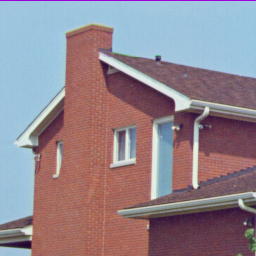
%> input picture LRTC/house256.tiff, 256 x 256 px
$ octave Mytest.m   (GNU Octave 9; MATLAB toolbox functions it lacks are replaced by stand-ins)
%> lines starting %> are read from the running program, lines starting %| are printed output that depends on the picture
### LRTC/SiLRTCTTADMM2.m
%%%%%%%%%%%%%%%%%%%%%%%%%%%%%%%
% % Simple Low Rank Tensor Completion (SiLRTC)
% Time: 03/11/2012
% Reference: "Tensor Completion for Estimating Missing Values
% in Visual Data", PAMI, 2012.
%%%%%%%%%%%%%%%%%%%%%%%%%%%%%%%
function [X, errList, N,errList2] = SiLRTCTTADMM2(T, Y, Omega, alpha, gamma, maxIter, epsilon, X)
%%%%%%%%%%%%%%%%%%%%%%%%%%
% min(X, M1, M2, M3,... Mn): (\gamma1||X_(1)-M1||^2 + \gamma2||X_(2)-T2||^2 + \gamma3||X_(3)-T3||^2 + ...)/2 +
%               \alpha1||M1||_* + \alpha2||M2||_* + \alpha3||M3||_* + ....
%         s.t.  X_\Omega = T_\Omega
%%%%%%%%%%%%%%%%%%%%%%%%%%
if nargin < 7
    X = T;
    X(logical(1-Omega)) = mean(T(Omega));
end
N = full(sptenrand([256 256 3],20000)*256);
V=(rand(256,256,3)*256);
% V=zeros(256,256,3);
errList = zeros(maxIter, 1);
errList2 = zeros(maxIter, 1);
normT = norm(T(:));
%L = errList;
dim = size(T);
M = cell(ndims(T), 1);
gammasum = sum(gamma);
tau = alpha./ gamma;

c=1;
sigma=10;
p=0.05;
%normT = norm(T(:));
for k = 1:maxIter
           Xlast = X;
    if mod(k, 50) == 0
        fprintf('SiLRTC-TTADMM: iterations = %d   difference=%f\n', k, errList2(k-1));
    end
    %更新X^k+1/2
    Xsum = 0;
    for i = 1:ndims(T)
        M{i} = FoldTT(Pro2TraceNorm(UnfoldTT(X, dim, i), tau(i)), dim, i);
        Xsum = Xsum + gamma(i) * M{i};
    end
        X = Xsum / gammasum;

        N=double(N);
        %展开
        XX=UnfoldTT(X,dim,1);
        NN=UnfoldTT(N,dim,1);
        YY=UnfoldTT(Y,dim,1);
        VV=UnfoldTT(V,dim,1);
        XX=((YY-NN)*c)/(sigma+c)-VV/c+(sigma/(sigma+c))*XX;
        X=FoldTT(XX,dim,1);
        X(Omega) = T(Omega);
        XX=UnfoldTT(X,dim,1);
        NN=softthresholding(YY-XX-VV./c,p/c);
        VV=VV+c.*(XX+NN-YY);
        N=FoldTT(NN,dim,1);
        V=FoldTT(VV,dim,1);
        errList2(k) = norm(X(:)-T(:))/normT;
        errList(k) = norm(X(:)-Xlast(:))/normT;
    if (k>1 && (errList(k) < epsilon))
        errList = errList(1:k);
        break;
    end
    %L(k) = norm(X(:)-T(:)) / normT;
end

fprintf('SiLRTC-TTADMM2 ends: total iterations = %d   difference=%f\n\n', k, errList(k));
end

function [ soft_thresh ] = softthresholding( b,lambda )
    soft_thresh = sign(b).*max(abs(b) - lambda,0);
end

### LRTC/Mytest.m
clc;
clear;
close all;

%addpath('mylib/'); % rmpath('mylib/');
T = double(imread('house256.tiff')); % imshow(uint8(T))
% T=double(importdata('09true.mat'));
subplot(3,2,1);
imshow(uint8(T));
title('OriginPicture');
%T = imresize(T,0.5);
% I=double(importdata('05true.mat'));
I=double(imread('house256_test.tiff'));
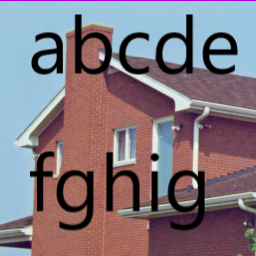
%> input picture LRTC/house256_test.tiff, 256 x 256 px
Omega = (uint8(T)==uint8(I)); % imagesc(Omega)
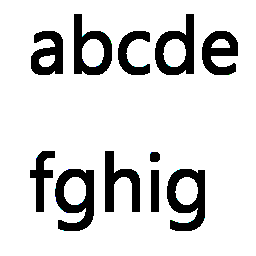
%> Omega: size 256x256x3 logical; mean R, G, B 0.851, 0.851, 0.851
Y = T;
Y(logical(1-Omega)) = 255;
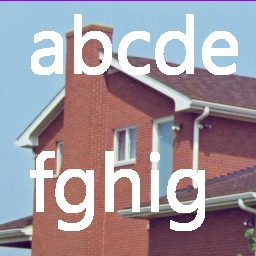
%> Y: size 256x256x3 double; mean R, G, B 161.5, 150.1, 158.3
subplot(3,2,2);
imshow(uint8(Y));
title('CorruptedPicture');
X=T;
alpha = [1, 1, 1e-3];
alpha = alpha / sum(alpha);

maxIter = 500;
epsilon = 1e-5;

% "X" returns the estimation,
% "errList" returns the list of the relative difference of outputs of two neighbor iterations
%% Simple LRTC-TT (solve the relaxed formulation, SiLRTC-TT in the paper)
% [16 lines of commented-out code are left out]
%% Simple LRTC-TT (solve the relaxed formulation, SiLRTC-TT in the paper)
beta = 0.1*ones(1, ndims(T));
[X_STTADMM2, errList_STTADMM2,NTT2,errList22] = SiLRTCTTADMM2(...
    T,...                      % a tensor whose elements in Omega are used for estimating missing value
    Y,...
    Omega,...
    alpha,...
    beta,...                % the relaxation parameter. The larger, the closer to the original problem. See the function for definitions.
    maxIter,...         % the maximum iterations
    epsilon,...            % the tolerance of the relative difference of outputs of two neighbor iterations
    X...
    );
%> the run ends on the next line
